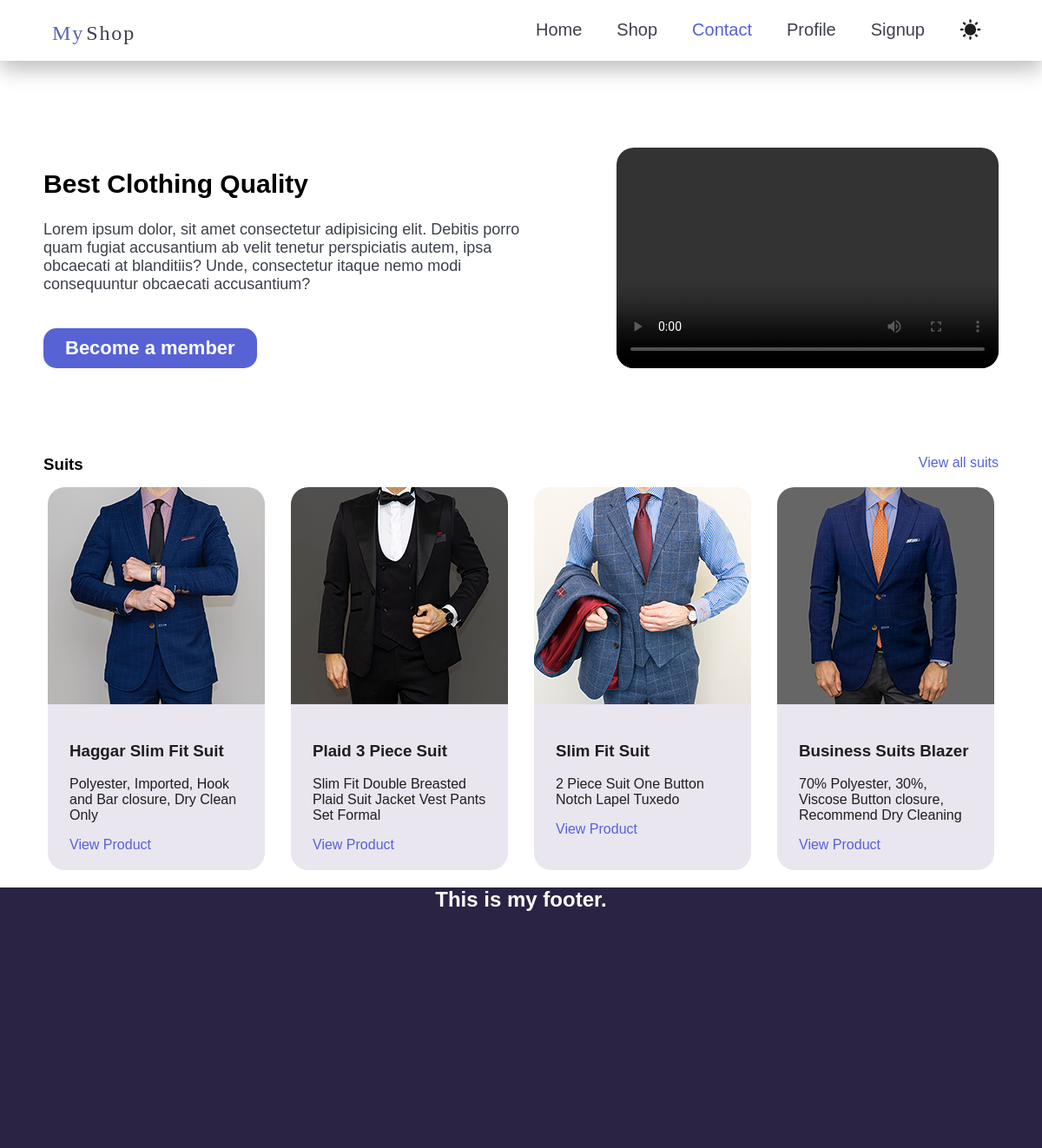
The page / on the database its author committed.
### products/models.py (models this page shows, shortened)
class Product(models.Model):
    title = models.CharField(max_length=50)
    description = models.TextField()
    category = models.CharField(max_length=50)
    image = models.ImageField(blank=True, upload_to='product-img')
    brand = models.CharField(max_length=50)
    price = models.PositiveIntegerField(null=True)
    slug = models.SlugField(blank=True)
    is_bestseller = models.BooleanField(default=False)

### products/views.py (the view)
# urls.py: path('', views.index, name="home"),
def index(request):
    user = "tom"
    product_num = 4
    products = Product.objects.all().order_by('id')[:4]
    return render(request, "products/home.html",{
        "name": user,
        "products_numb": product_num,
        "products": products,
    })

### products/templates/products/home.html (shortened to what this page needs)
{% extends "base.html" %}
{% load static %}
{% block css %}{% static "products/style.css"%}{% endblock  %}
{% block body %}
{% include "includes/nav.html" %}
<section id="intro">
    <div style="width: 50%;">
        <h1>Best Clothing Quality</h1>
        <p>Lorem ipsum dolor, sit amet consectetur adipisicing elit. Debitis porro quam fugiat accusantium ab velit tenetur perspiciatis autem, ipsa obcaecati at blanditiis? Unde, consectetur itaque nemo modi consequuntur obcaecati accusantium?</p>
        <a onclick="hideNav()">Become a member</a>
    </div>
    <video controls>
        <source src="{% static "video/intro-video.mp4"%}">
    </video>
</section>
<div class="product-nav">
    <h3>Suits</h3>
    <a href="{% url "productcat" "suits" "01" %}">View all suits</a>
</div>
<main id="products-intro">
    {% for product in products %}
    <div class="product-card">
        <img src="{{product.image.url}}" class="product-img">
        <div style="padding:20px 25px">
            <h3>{{product.title}}</h3>
            <p>{{product.description}}</p>
            <a href="">View Product</a>
        </div>
    </div>
    {% endfor %}
</main>
<footer>
    <h2>This is my footer.</h2>
</footer>
{% endblock  %}

### templates/base.html (shortened to what this page needs)
{%load static%}
<!DOCTYPE html>
<html lang="en">
<head>
    <link rel="stylesheet" href="{% block css %} {%endblock%}">
</head>
<body>
    {% block body %}{% endblock  %}
</body>
</html>

### templates/includes/nav.html (shortened to what this page needs)
{% load static%}
<header>
    <img src="{% static "img/brand-logo.svg" %}" width="100" alt="myshop logo">
    <nav class="main-nav">
        <a href="{% url "home" %}">Home</a>
        <a href="shop.html">Shop</a>
        <a href="contact.html" id="selected">Contact</a>
        <a href="profile.html">Profile</a>
        <a href="{% url "signup" %}">Signup</a>
    </nav>
</header>

### products/static/products/style.css (style rules this page uses)
body { font-family: Arial, Helvetica, sans-serif; margin: 0; }
header { display: flex; padding: 0 5%; justify-content: space-between; background-color: white; box-shadow: 0px 10px 25px #00000043; height: 70px; }
header img { padding-top: 12px; }
.main-nav { padding: 10px; display: flex; column-gap: 40px; padding-top: 18px; }
.main-nav a { font-size: 20px; color: #3d414a; text-decoration: none; transition-duration: 0.3s; padding-top: 5px; }
#selected { color: #5762D5; }
#sun-icon { transform: translateY(-5px); }
#intro { display: flex; width: 1100px; margin: 100px auto; justify-content: space-between; }
#intro h1 { font-size: 30px; }
#intro p { font-size: 18px; margin-bottom: 40px; color: #3C404A; }
#intro a { background-color: #5762D5; color: white; padding: 10px 25px; font-size: 22px; font-weight: bold; border-radius: 15px; transition-duration: 0.3s; display: block; width: fit-content; animation: slide-up 1s; }
video { width: 40%; border-radius: 20px; }
.product-nav { display: flex; justify-content:space-between; width: 1100px; margin: 15px auto; }
.product-nav h3 { margin: 0; }
.product-nav a, main a { color: #5762D5; text-decoration: none; transition-duration: 0.3s; }
#products-intro { display: flex; flex-wrap: wrap; justify-content: center; width: 1100px; margin: auto; gap: 30px 30px; }
.product-card { background-color: #e9e6f0; color: #1E1E1E; border-radius: 20px; width: 250px; }
.product-img { border-radius: 20px 20px 0 0; transition-duration: 0.3s; }
footer { background-color: #2B2343; height: 300px; width: 100%; color: white; text-align: center; }

### rows shown on the page
Product: image (picture), title "Haggar Slim Fit Suit", description "Polyester, Imported, Hook and Bar closure, Dry Clean Only"
Product: image (picture), title "Plaid 3 Piece Suit", description "Slim Fit Double Breasted Plaid Suit Jacket Vest Pants Set Formal"
Product: image (picture), title "Slim Fit Suit", description "2 Piece Suit One Button Notch Lapel Tuxedo"
Product: image (picture), title "Business Suits Blazer", description "70% Polyester, 30%, Viscose Button closure, Recommend Dry Cleaning"
